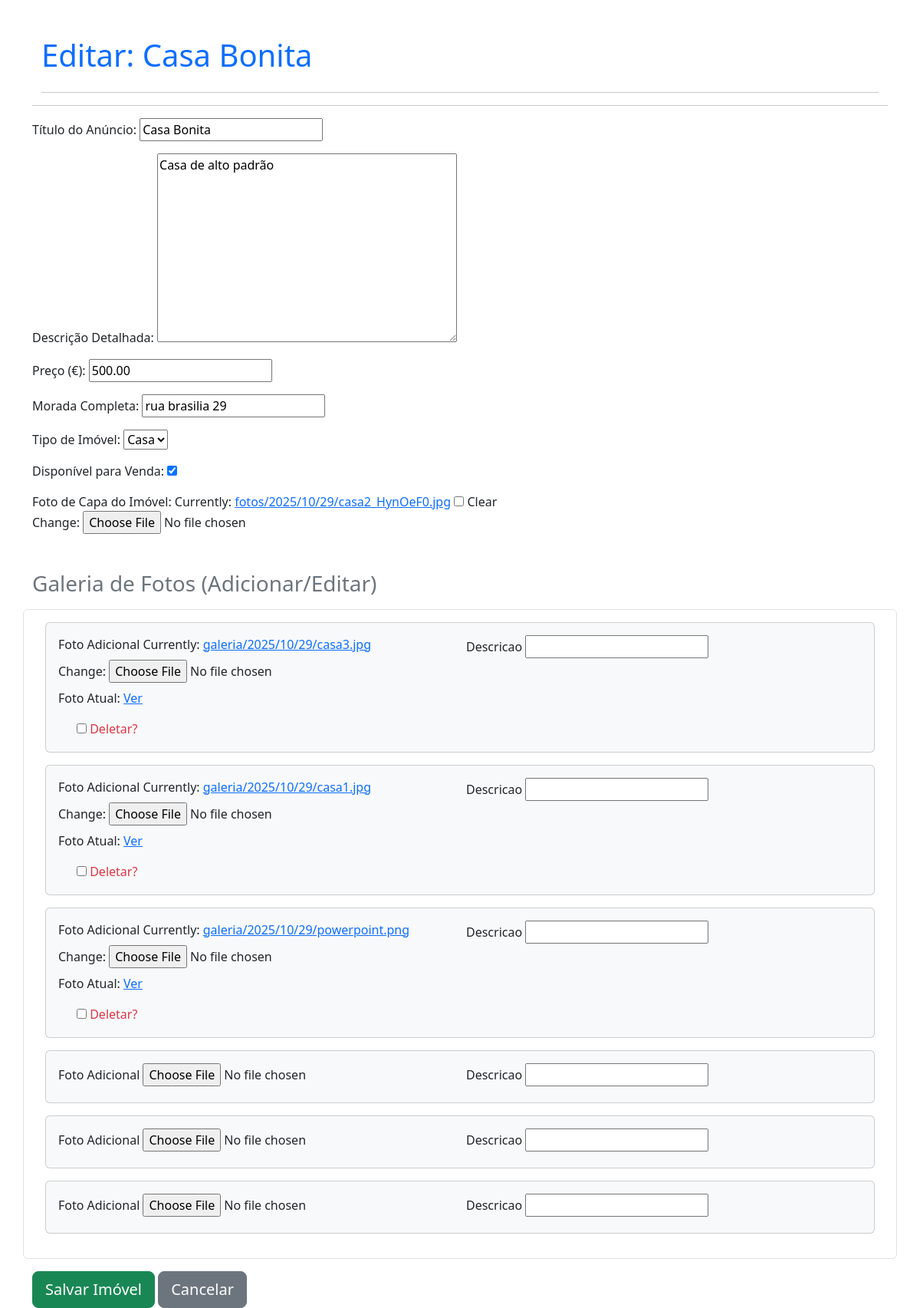
/3/editar/, run on the app's committed database.
### imoveis/models.py (models this page shows, shortened)
class Imovel(models.Model):
    TIPO_CHOICES = (
        ('CASA', 'Casa'),
        ('LOTE', 'Lote'),
    )
    titulo = models.CharField(max_length=200, verbose_name="Título do Anúncio")
    descricao = models.TextField(verbose_name="Descrição Detalhada")
    preco = models.DecimalField(
        max_digits=12, # Ex: 9.999.999.99
        decimal_places=2,
        verbose_name="Preço (€)"
    )
    endereco = models.CharField(max_length=255, verbose_name="Morada Completa")
    tipo = models.CharField(
        max_length=4,
        choices=TIPO_CHOICES,
        default='CASA',
        verbose_name="Tipo de Imóvel"
    )
    imagem_principal = models.ImageField(
        upload_to='fotos/%Y/%m/%d/', # Guarda as imagens numa subpasta baseada na data
        blank=True,                 # O campo não é obrigatório
        null=True,                  # Pode ser nulo no banco de dados
        verbose_name="Imagem Principal"
    )
    esta_a_venda = models.BooleanField(default=True, verbose_name="Disponível para Venda")
    data_criacao = models.DateTimeField(auto_now_add=True, verbose_name="Data de Criação")
    class Meta:
        verbose_name = "Imóvel"
        verbose_name_plural = "Imóveis"
        ordering = ['-data_criacao']

### imoveis/views.py (the view, shortened to what this page needs)
# urls.py: path('<int:pk>/editar/', ImovelUpdateView.as_view(), name='editar_imovel'),
class ImovelUpdateView(UpdateView):
    model = Imovel # 🌟 CORRIGIDO: Propriedade obrigatória
    form_class = ImovelForm # 🌟 CORRIGIDO: Propriedade obrigatória
    template_name = 'imoveis/cadastro_imovel.html' # 🌟 CORRIGIDO: Propriedade obrigatória
    def get_context_data(self, **kwargs):
        context = super().get_context_data(**kwargs)
        if self.request.POST:
            context['galeria_formset'] = ImagemFormSet(self.request.POST, self.request.FILES, instance=self.object)
        else:
            context['galeria_formset'] = ImagemFormSet(instance=self.object)
        return context

### imoveis/forms.py
class ImovelForm(forms.ModelForm):
    class Meta:
        model = Imovel # O modelo que queremos usar
        fields = (
            'titulo', 'descricao', 'preco', 'endereco',
            'tipo', 'esta_a_venda'
        )
        labels = {
            'titulo': 'Título do Anúncio',
            'preco': 'Preço (€)',
            'endereco': 'Morada',
            'tipo': 'Tipo de Imóvel',
            'esta_a_venda': 'Disponível para Venda?',
        }
        widgets = {
            'titulo': forms.TextInput(attrs={'class': 'form-control'}),
            'descricao': forms.Textarea(attrs={'class': 'form-control', 'rows': 4}),
            'preco': forms.NumberInput(attrs={'class': 'form-control'}),
            'endereco': forms.TextInput(attrs={'class': 'form-control'}),
        }

### imoveis/templates/imoveis/cadastro_imovel.html (shortened to what this page needs)
<!DOCTYPE html>
<html lang="pt">
<head>
    <link href="https://cdn.jsdelivr.net/npm/bootstrap@5.3.3/dist/css/bootstrap.min.css" rel="stylesheet">
</head>
<body>
    <div class="container mt-5">
        <div class="container mt-5">
            <h1 class="mb-4 text-primary">
                {% if form.instance.pk %}
                    Editar: {{ form.instance.titulo }}
                {% else %}
                    Cadastrar Novo Imóvel
                {% endif %}
            </h1>
            <hr>
            </div>
        <hr>
        <form method="post" enctype="multipart/form-data">
            {{ form.as_p }}
            <h3 class="mt-5 mb-3 text-secondary">Galeria de Fotos (Adicionar/Editar)</h3>
            <div class="row border p-3 rounded">
                <div class="col-12">
                    {% for foto_form in galeria_formset %}
                        <div class="card mb-3 p-3 bg-light">
                            <div class="row g-3">
                                <div class="col-md-6">
                                    <label class="form-label">{{ foto_form.imagem.label }}</label>
                                    {{ foto_form.imagem }}
                                    {% if foto_form.instance.imagem %}
                                        <p class="mt-2">
                                            Foto Atual: <a href="{{ foto_form.instance.imagem.url }}" target="_blank">Ver</a>
                                        </p>
                                        <div class="form-check form-check-inline">
                                            {{ foto_form.DELETE }}
                                            <label class="form-check-label text-danger" for="{{ foto_form.DELETE.id_for_label }}">Deletar?</label>
                                        </div>
                                    {% endif %}
                                </div>
                                <div class="col-md-6">
                                    <label class="form-label">{{ foto_form.descricao.label }}</label>
                                    {{ foto_form.descricao }}
                                </div>
                            </div>
                        </div>
                    {% endfor %}
                </div>
            </div>
            <button type="submit" class="btn btn-success btn-lg mt-3">Salvar Imóvel</button>
            <a href="{% url 'lista_imoveis' %}" class="btn btn-secondary btn-lg mt-3">Cancelar</a>
        </form>
    </div>
</body>
</html>

### data on the page
Imovel: instance.titulo "Casa Bonita", titulo "Casa Bonita", descricao "Casa de alto padrão", preco "500.00", endereco "rua brasilia 29", tipo "Casa", esta_a_venda "☑"

### other printed values
{{ foto_form.imagem.label }} "Foto Adicional" "Foto Adicional" "Foto Adicional" "Foto Adicional" "Foto Adicional" "Foto Adicional"
{{ foto_form.descricao.label }} "Descricao" "Descricao" "Descricao" "Descricao" "Descricao" "Descricao"
